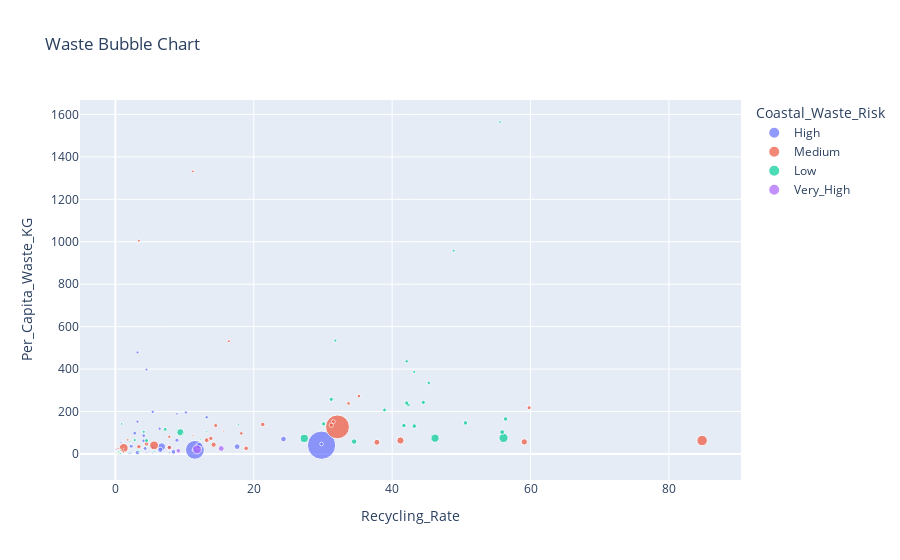

This figure's notebook cell:
### Code cell
fig = px.scatter(
    waste_data,
    x="Recycling_Rate",
    y="Per_Capita_Waste_KG",
    size="Total_Plastic_Waste_MT",
    color="Coastal_Waste_Risk",
    hover_name="Country",
    title="Waste Bubble Chart"
)

fig.show()

### Figure 1 — Plotly figure (JSON) as saved in the notebook; plotly's stock layout.template omitted (floating-point values rounded to 4 significant figures)
{"data": [{"hovertemplate": "<b>%{hovertext}</b><br><br>Coastal_Waste_Risk=High<br>Recycling_Rate=%{x}<br>Per_Capita_Waste_KG=%{y}<br>Total_Plastic_Waste_MT=%{marker.size}<extra></extra>", "hovertext": ["China", "India", "Mexico", "Turkey", "Thailand", "Malaysia", "Egypt", "Bangladesh", "Pakistan", "Nigeria", "Chile", "Peru", "Morocco", "Algeria", "Ecuador", "Dominican Republic", "Tunisia", "Sri Lanka", "Costa Rica", "Panama", "Kuwait", "Lebanon", "Oman", "Bahrain", "Trinidad and Tobago", "Qatar", "Cambodia", "Myanmar", "Yemen", "Libya", "Somalia", "Kenya", "Tanzania", "Mozambique", "Angola", "Namibia", "Madagascar", "Comoros", "Mauritius", "Seychelles", "Cape Verde", "Sao Tome and Principe", "Guinea-Bissau", "Guinea", "Sierra Leone", "Liberia", "Ivory Coast", "Ghana", "Togo", "Benin", "Cameroon", "Gabon", "Republic of Congo", "Eritrea", "Djibouti", "Senegal", "Gambia", "Mauritania", "Western Sahara", "Brunei", "East Timor", "Papua New Guinea", "Solomon Islands", "Vanuatu", "New Caledonia", "Fiji", "Samoa", "Tonga", "Kiribati", "Marshall Islands", "Micronesia", "Palau", "Tuvalu", "Nauru"], "legendgroup": "High", "marker": {"color": "#636efa", "size": [59.08, 26.33, 4.43, 3.21, 2.41, 2.31, 2.01, 1.61, 1.59, 1.53, 1.25, 1.21, 1.17, 1.15, 1.11, 1.07, 1.03, 1.01, 0.89, 0.87, 0.85, 0.81, 0.79, 0.69, 0.67, 0.55, 0.53, 0.51, 0.43, 0.37, 0.33, 0.29, 0.27, 0.17, 0.11, 0.09, 0.21, 0.02, 0.08, 0.01, 0.02, 0.01, 0.04, 0.08, 0.06, 0.05, 0.18, 0.22, 0.07, 0.09, 0.19, 0.06, 0.08, 0.05, 0.03, 0.16, 0.02, 0.07, 0.01, 0.12, 0.06, 0.15, 0.03, 0.02, 0.04, 0.07, 0.01, 0.01, 0.01, 0.01, 0.01, 0.01, 0.01, 0.01], "sizemode": "area", "sizeref": 0.1477, "symbol": "circle"}, "mode": "markers", "name": "High", "orientation": "v", "showlegend": true, "type": "scatter", "x": [29.8, 11.5, 6.7, 12.1, 17.6, 24.3, 6.5, 8.4, 3.2, 2.1, 8.9, 2.3, 7.8, 4.3, 4.1, 2.8, 4.1, 29.8, 13.2, 5.4, 10.2, 6.4, 3.2, 4.5, 3.2, 8.9, 5.4, 2.1, 0.3, 0.8, 0.1, 7.8, 5.4, 0.9, 0.4, 12.3, 2.1, 0.4, 15.4, 18.9, 3.4, 0.8, 0.3, 0.5, 0.4, 0.2, 1.2, 4.5, 0.8, 0.6, 1.2, 2.3, 0.9, 0.3, 1.1, 1.8, 0.5, 0.4, 0.2, 8.9, 2.3, 1.2, 0.8, 1.1, 23.4, 6.7, 4.5, 3.2, 2.1, 1.8, 1.5, 12.3, 1.2, 0.9], "xaxis": "x", "y": [41.2, 19.3, 34.2, 38.5, 34.5, 70.2, 19.3, 9.7, 7.1, 7.3, 64.7, 36.4, 31.2, 25.9, 61.8, 97.6, 85.9, 46.7, 172.8, 198.6, 195.4, 119.1, 151.9, 397.7, 478.6, 188.7, 31.2, 9.3, 14.2, 53.2, 20.4, 5.3, 4.4, 5.3, 3.3, 35.1, 7.4, 22.7, 62.8, 101.2, 35.6, 45.2, 19.8, 6.0, 7.3, 9.7, 6.7, 7.0, 8.3, 7.3, 7.0, 26.4, 14.2, 13.9, 29.7, 9.4, 8.1, 14.8, 18.5, 269.4, 44.7, 16.5, 42.9, 63.8, 138.6, 76.9, 49.8, 92.7, 82.4, 168.5, 86.3, 437.2, 833.3, 927.8], "yaxis": "y"}, {"hovertemplate": "<b>%{hovertext}</b><br><br>Coastal_Waste_Risk=Medium<br>Recycling_Rate=%{x}<br>Per_Capita_Waste_KG=%{y}<br>Total_Plastic_Waste_MT=%{marker.size}<extra></extra>", "hovertext": ["United States", "Japan", "Brazil", "Russia", "Italy", "South Korea", "Spain", "Argentina", "Australia", "Saudi Arabia", "South Africa", "Colombia", "Ukraine", "Greece", "Romania", "Portugal", "Singapore", "Israel", "Bulgaria", "Azerbaijan", "Croatia", "Uruguay", "Jordan", "Cyprus", "Montenegro", "Malta", "Laos", "Syria", "Iraq", "Sudan", "Democratic Republic of Congo", "Albania", "Georgia"], "legendgroup": "Medium", "marker": {"color": "#EF553B", "size": [42.02, 7.99, 5.96, 5.84, 3.83, 2.91, 2.58, 1.98, 1.67, 1.65, 1.58, 1.54, 1.47, 1.45, 1.41, 1.39, 1.27, 1.23, 1.05, 0.99, 0.97, 0.95, 0.83, 0.65, 0.63, 0.59, 0.49, 0.41, 0.39, 0.35, 0.24, 0.31, 0.33], "sizemode": "area", "sizeref": 0.1477, "symbol": "circle"}, "mode": "markers", "name": "Medium", "orientation": "v", "showlegend": true, "type": "scatter", "x": [32.1, 84.8, 1.2, 5.6, 41.2, 59.1, 37.8, 14.2, 13.2, 4.5, 18.9, 7.8, 3.4, 21.3, 13.8, 31.2, 59.8, 14.5, 31.5, 18.2, 33.7, 35.2, 7.8, 16.4, 3.4, 11.2, 1.8, 0.4, 1.2, 0.4, 0.4, 15.6, 11.2], "xaxis": "x", "y": [127.5, 63.2, 28.1, 40.2, 63.4, 56.7, 54.9, 43.5, 64.8, 46.9, 26.4, 30.1, 33.7, 139.2, 73.4, 135.8, 217.9, 133.7, 152.3, 96.8, 238.1, 272.4, 80.6, 531.1, 1005.0, 1332.0, 66.2, 24.7, 9.6, 7.9, 2.6, 107.9, 88.3], "yaxis": "y"}, {"hovertemplate": "<b>%{hovertext}</b><br><br>Coastal_Waste_Risk=Low<br>Recycling_Rate=%{x}<br>Per_Capita_Waste_KG=%{y}<br>Total_Plastic_Waste_MT=%{marker.size}<extra></extra>", "hovertext": ["Germany", "United Kingdom", "France", "Canada", "Poland", "Netherlands", "Belgium", "Sweden", "Austria", "Czech Republic", "Hungary", "Denmark", "Finland", "Norway", "Ireland", "Kazakhstan", "Slovakia", "Belarus", "Lithuania", "Slovenia", "Bolivia", "Paraguay", "Latvia", "Estonia", "Luxembourg", "Iceland", "Mongolia", "Afghanistan", "Ethiopia", "Uganda", "Rwanda", "Burundi", "Malawi", "Zimbabwe", "Zambia", "Botswana", "Lesotho", "Eswatini", "Mali", "Burkina Faso", "Niger", "Chad", "Central African Republic", "Moldova", "North Macedonia", "Bosnia and Herzegovina", "Kosovo", "Armenia", "Kyrgyzstan", "Tajikistan", "Turkmenistan", "Uzbekistan", "Nepal", "Bhutan"], "legendgroup": "Low", "marker": {"color": "#00cc96", "size": [6.28, 5.03, 4.98, 3.89, 2.21, 1.78, 1.52, 1.51, 1.48, 1.43, 1.37, 1.35, 1.33, 1.31, 1.29, 1.19, 1.13, 1.09, 0.93, 0.91, 0.77, 0.75, 0.73, 0.71, 0.61, 0.57, 0.47, 0.45, 0.31, 0.25, 0.23, 0.21, 0.19, 0.15, 0.13, 0.07, 0.05, 0.03, 0.12, 0.14, 0.11, 0.09, 0.04, 0.28, 0.29, 0.34, 0.21, 0.28, 0.25, 0.22, 0.35, 0.42, 0.38, 0.05], "sizemode": "area", "sizeref": 0.1477, "symbol": "circle"}, "mode": "markers", "name": "Low", "orientation": "v", "showlegend": true, "type": "scatter", "x": [56.1, 46.2, 27.3, 9.4, 34.5, 55.9, 43.2, 50.6, 56.4, 41.7, 30.1, 42.3, 42.1, 44.5, 31.2, 4.5, 38.9, 7.2, 45.3, 42.1, 2.8, 4.1, 43.2, 31.8, 48.9, 55.6, 0.9, 0.5, 0.7, 2.3, 11.2, 0.8, 0.5, 2.1, 1.8, 8.9, 0.7, 1.2, 0.3, 0.4, 0.2, 0.1, 0.2, 12.3, 17.8, 13.2, 8.9, 9.8, 4.5, 3.2, 2.1, 3.4, 5.6, 12.3], "xaxis": "x", "y": [75.6, 74.3, 73.1, 102.1, 58.3, 102.8, 131.2, 146.3, 164.8, 133.9, 141.5, 232.1, 240.2, 243.1, 257.3, 62.8, 207.1, 115.7, 334.8, 436.5, 65.3, 104.2, 386.8, 534.6, 957.8, 1564.0, 141.6, 11.4, 2.6, 5.3, 17.4, 17.3, 9.7, 9.9, 6.9, 29.3, 23.2, 25.6, 5.8, 6.5, 4.4, 5.4, 8.1, 69.7, 139.2, 104.5, 115.7, 94.2, 37.8, 22.7, 57.3, 12.3, 12.8, 64.2], "yaxis": "y"}, {"hovertemplate": "<b>%{hovertext}</b><br><br>Coastal_Waste_Risk=Very_High<br>Recycling_Rate=%{x}<br>Per_Capita_Waste_KG=%{y}<br>Total_Plastic_Waste_MT=%{marker.size}<extra></extra>", "hovertext": ["Indonesia", "Vietnam", "Philippines", "Maldives"], "legendgroup": "Very_High", "marker": {"color": "#ab63fa", "size": [5.85, 2.54, 1.63, 0.04], "sizemode": "area", "sizeref": 0.1477, "symbol": "circle"}, "mode": "markers", "name": "Very_High", "orientation": "v", "showlegend": true, "type": "scatter", "x": [11.8, 15.3, 9.1, 3.2], "xaxis": "x", "y": [21.3, 25.8, 14.8, 72.8], "yaxis": "y"}], "layout": {"legend": {"itemsizing": "constant", "title": {"text": "Coastal_Waste_Risk"}, "tracegroupgap": 0}, "title": {"text": "Waste Bubble Chart"}, "xaxis": {"anchor": "y", "domain": [0, 1], "title": {"text": "Recycling_Rate"}}, "yaxis": {"anchor": "x", "domain": [0, 1], "title": {"text": "Per_Capita_Waste_KG"}}}}
